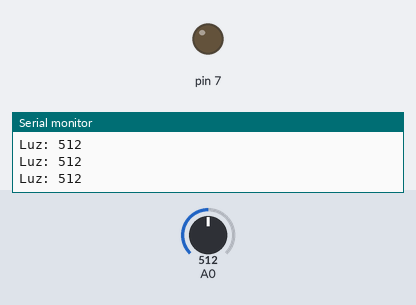
A sketch run on a simulated Arduino Uno, built with avr-gcc and run on an emulated ATmega328P. On the bench: output pins drawn as LEDs (lit = HIGH), the last lines printed to the serial monitor. The inputs (shaded band) are chosen by the test bench; at power-on: A0 = 512.

Above: at 1.2 s.
1.3 s: A0 set to 110
4.3 s: A0 set to 96
At 5.0 s:
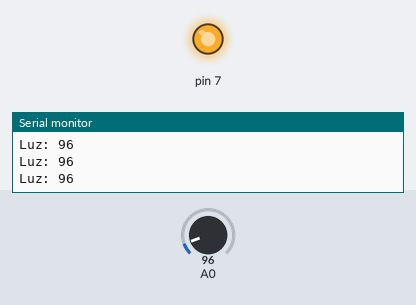
5.8 s: A0 set to 122
At 6.3 s:
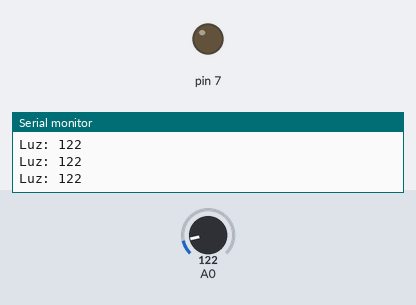
7.3 s: A0 set to 90
At 8.4 s:
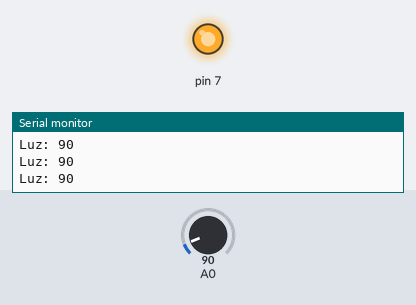
Timing chart, 0 to 9.8 s (numbered marks = the images above; inputs shaded):
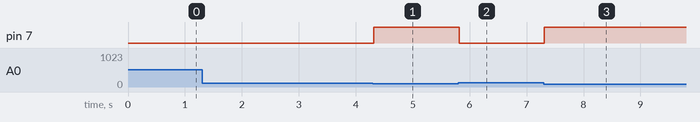

Measured:
- the behaviour switches between 101 and 100 on A0 (found by bisection; images 0 and 1)
- after the input at 4.3 s, pin 7: LOW → HIGH at once
- after the input at 5.8 s, pin 7: HIGH → LOW at once
- after the input at 7.3 s, pin 7: LOW → HIGH at once

The sketch:

LDR_LED.ino
```cpp
int LED = 7;

void setup() {
  Serial.begin(9600);
  pinMode (7,OUTPUT);
}

void loop() {
  int valor = analogRead(A0);
  Serial.print("Luz: ");
  Serial.print(valor);
  Serial.print("\n");

  if (valor <= 100) {
  digitalWrite(7, HIGH);
  delay(100);
  } else {
  digitalWrite(7, LOW);
  }
}
```
